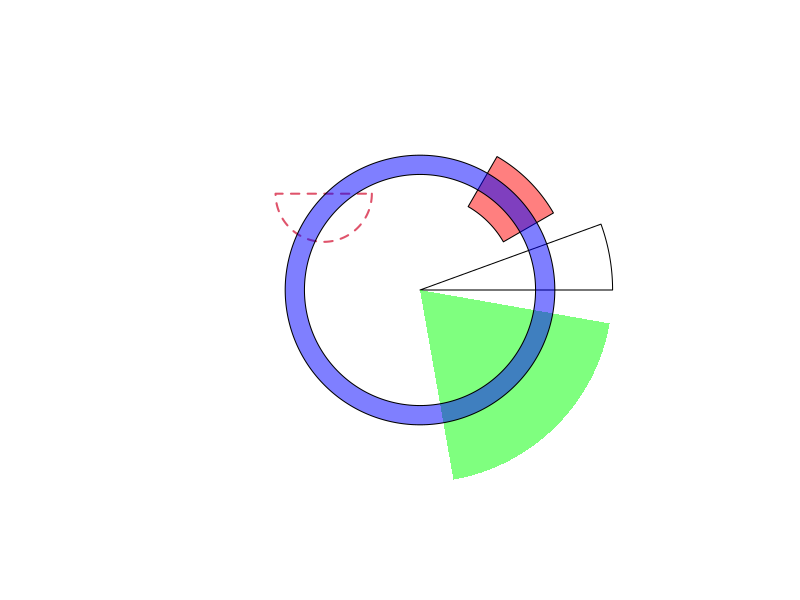
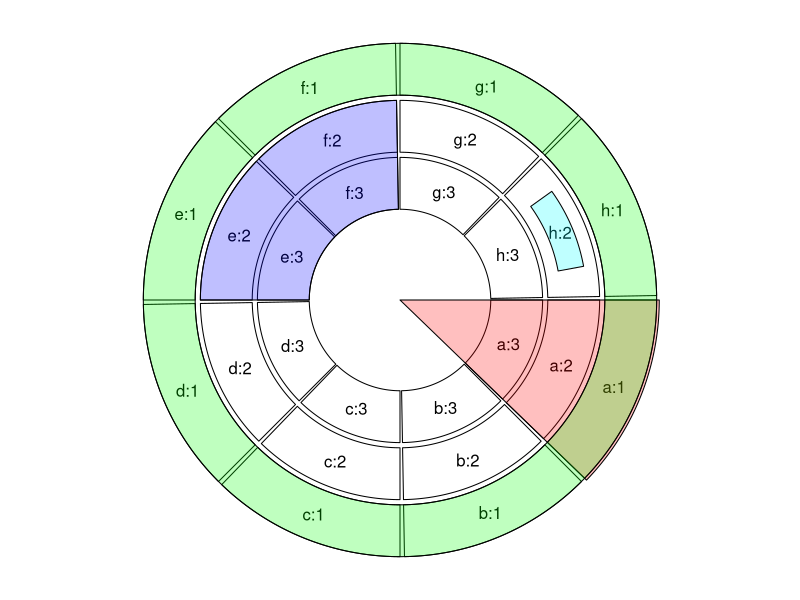

Recreate these plots in R, in order.
library(circlize)


### Name: draw.sector
### Title: Draw sectors or rings in a circle
### Aliases: draw.sector

### ** Examples

plot(c(-1, 1), c(-1, 1), type = "n", axes = FALSE, ann = FALSE, asp = 1)
draw.sector(20, 0)
draw.sector(30, 60, rou1 = 0.8, rou2 = 0.5, clock.wise = FALSE, col = "#FF000080")
draw.sector(350, 1000, col = "#00FF0080", border = NA)
draw.sector(0, 180, rou1 = 0.25, center = c(-0.5, 0.5), border = 2, lwd = 2, lty = 2)
draw.sector(0, 360, rou1 = 0.7, rou2 = 0.6, col = "#0000FF80")

factors = letters[1:8]
circos.initialize(factors, xlim = c(0, 1))
for(i in 1:3) {
    circos.trackPlotRegion(ylim = c(0, 1))
}
circos.info(plot = TRUE)

draw.sector(get.cell.meta.data("cell.start.degree", sector.index = "a"),
            get.cell.meta.data("cell.end.degree", sector.index = "a"),
            rou1 = 1, col = "#FF000040")
            
draw.sector(0, 360, 
    rou1 = get.cell.meta.data("cell.top.radius", track.index = 1),
    rou2 = get.cell.meta.data("cell.bottom.radius", track.index = 1),
    col = "#00FF0040")

draw.sector(get.cell.meta.data("cell.start.degree", sector.index = "e"),
            get.cell.meta.data("cell.end.degree", sector.index = "f"),
            get.cell.meta.data("cell.top.radius", track.index = 2),
            get.cell.meta.data("cell.bottom.radius", track.index = 3),
            col = "#0000FF40")
            
pos = circlize(c(0.2, 0.8), c(0.2, 0.8), sector.index = "h", track.index = 2)
draw.sector(pos[1, "theta"], pos[2, "theta"], pos[1, "rou"], pos[2, "rou"], 
    clock.wise = TRUE, col = "#00FFFF40")
circos.clear()
